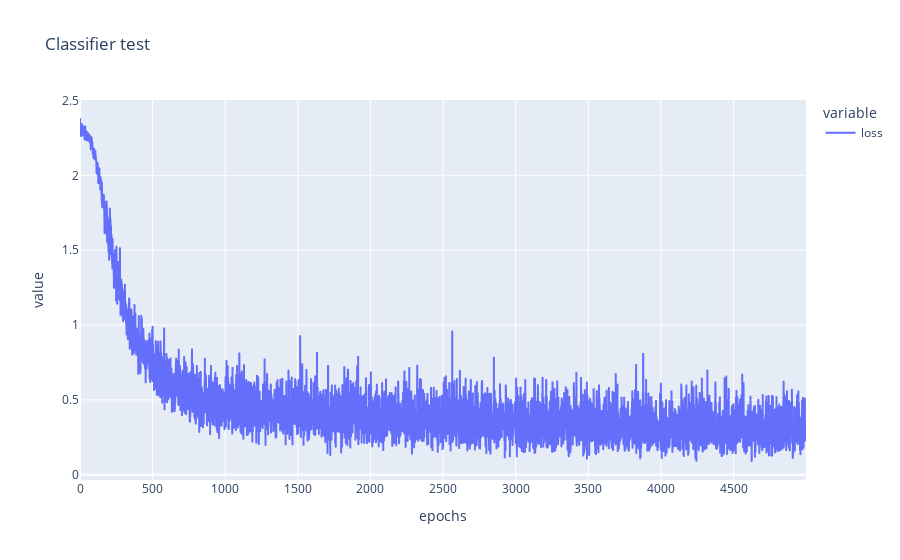

The notebook cell saved with this chart:
### Code cell
stats = classifier_head.adam().fit(
    X=encoder(images),
    Y=labels_one_hot.cuda(),
    epochs=5000,
    batch_size=64,
    loss_criterion="CrossEntropyLoss",
    verbose=True,
    info="Classifier test"
)
stats.plot_loss()

### Figure 1 — Plotly figure (JSON) as saved in the notebook; plotly's stock layout.template omitted (floating-point values rounded to 4 significant figures; data arrays with more than 128 entries replaced by an {"elided": "..."} marker saying what was removed)
{"data": [{"hovertemplate": "variable=loss<br>epochs=%{x}<br>value=%{y}<extra></extra>", "legendgroup": "loss", "line": {"color": "#636efa", "dash": "solid"}, "marker": {"symbol": "circle"}, "mode": "lines", "name": "loss", "showlegend": true, "type": "scattergl", "x": {"elided": "5000 int values"}, "xaxis": "x", "y": {"elided": "5000 float values"}, "yaxis": "y"}], "layout": {"legend": {"title": {"text": "variable"}, "tracegroupgap": 0}, "title": {"text": "Classifier test"}, "xaxis": {"anchor": "y", "domain": [0, 1], "title": {"text": "epochs"}}, "yaxis": {"anchor": "x", "domain": [0, 1], "title": {"text": "value"}}}}
